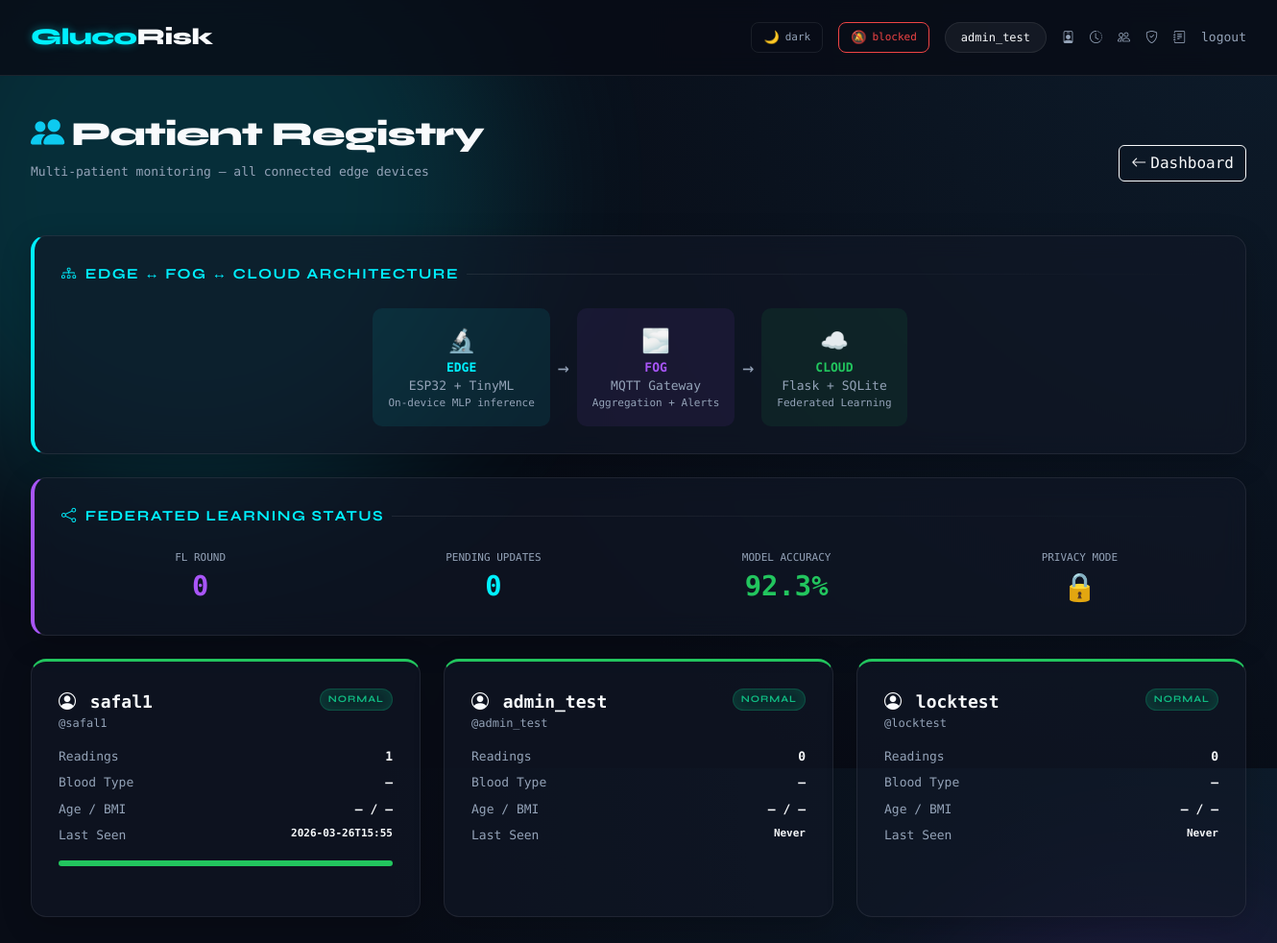
The app's page /patients (signed in) with its own data.
### tables this page shows
CREATE TABLE users (
        id INTEGER PRIMARY KEY,
        username TEXT UNIQUE NOT NULL,
        password TEXT NOT NULL,
        role TEXT DEFAULT 'patient',
        failed_attempts INTEGER DEFAULT 0,
        locked_until TEXT DEFAULT NULL
    );

### web_app.py (the view)
@app.route("/patients")
@login_required
def patients_view():
    conn = get_db()
    c = conn.cursor()
    c.execute("""
        SELECT u.id, u.username,
               COUNT(e.id) as reading_count,
               MAX(e.timestamp) as last_reading,
               p.display_name, p.blood_type, p.age, p.bmi
        FROM users u
        LEFT JOIN entries e ON u.id = e.user_id
        LEFT JOIN profiles p ON u.id = p.user_id
        GROUP BY u.id
        ORDER BY last_reading DESC
    """)
    patients = c.fetchall()
    c.execute("""
        SELECT user_id, risk, COUNT(*) as cnt
        FROM entries
        GROUP BY user_id, risk
    """)
    risk_data = c.fetchall()
    risk_by_patient = {}
    for r in risk_data:
        uid = r["user_id"]
        if uid not in risk_by_patient:
            risk_by_patient[uid] = {}
        risk_by_patient[uid][r["risk"]] = r["cnt"]
    return render_template("patients.html",
                          patients=patients,
                          risk_by_patient=risk_by_patient)

### web_app.py (called while the page is built)
def get_db():
    if 'db' not in g:
        g.db = sqlite3.connect(DB_PATH)
        g.db.row_factory = sqlite3.Row
    return g.db

def login_required(f):
    @wraps(f)
    def decorated(*args, **kwargs):
        if "user_id" not in session:
            return redirect(url_for("login"))
        return f(*args, **kwargs)
    return decorated

### templates/patients.html (shortened to what this page needs)
{% extends "base.html" %}
{% block content %}
<div class="d-flex justify-content-between align-items-center mb-4 fade-in flex-wrap gap-3">
  <div>
    <h1 class="page-title"><i class="bi bi-people-fill text-info me-2"></i>Patient Registry</h1>
    <div class="page-sub">Multi-patient monitoring — all connected edge devices</div>
  </div>
  <div class="d-flex gap-2">
    <a href="{{ url_for('dashboard') }}" class="btn btn-outline-light"><i class="bi bi-arrow-left me-1"></i>Dashboard</a>
  </div>
</div>
<div class="card-dark fade-in mb-4" style="animation-delay: 0.05s; border-left: 4px solid var(--accent);">
  <div class="card-title"><i class="bi bi-diagram-3"></i> Edge ↔ Fog ↔ Cloud Architecture</div>
  <div class="d-flex justify-content-center gap-2 flex-wrap" style="font-size: 13px;">
    <div class="text-center p-3" style="background: rgba(0,240,255,0.08); border-radius: 10px; min-width: 140px;">
      <div style="font-size: 24px;">🔬</div>
      <div style="font-weight: 700; color: var(--accent);">EDGE</div>
      <div style="color: var(--muted);">ESP32 + TinyML</div>
      <div style="color: var(--muted); font-size: 11px;">On-device MLP inference</div>
    </div>
    <div class="d-flex align-items-center" style="color: var(--muted); font-size: 20px;">→</div>
    <div class="text-center p-3" style="background: rgba(168,85,247,0.08); border-radius: 10px; min-width: 140px;">
      <div style="font-size: 24px;">🌫️</div>
      <div style="font-weight: 700; color: #a855f7;">FOG</div>
      <div style="color: var(--muted);">MQTT Gateway</div>
      <div style="color: var(--muted); font-size: 11px;">Aggregation + Alerts</div>
    </div>
    <div class="d-flex align-items-center" style="color: var(--muted); font-size: 20px;">→</div>
    <div class="text-center p-3" style="background: rgba(34,197,94,0.08); border-radius: 10px; min-width: 140px;">
      <div style="font-size: 24px;">☁️</div>
      <div style="font-weight: 700; color: #22c55e;">CLOUD</div>
      <div style="color: var(--muted);">Flask + SQLite</div>
      <div style="color: var(--muted); font-size: 11px;">Federated Learning</div>
    </div>
  </div>
</div>
<div class="card-dark fade-in mb-4" style="animation-delay: 0.1s; border-left: 4px solid #a855f7;">
  <div class="card-title"><i class="bi bi-share"></i> Federated Learning Status</div>
  <div class="row g-3" id="fed-stats">
    <div class="col-md-3 text-center">
      <div style="color: var(--muted); font-size: 11px; text-transform: uppercase;">FL Round</div>
      <div id="fed-round" style="font-size: 1.8rem; font-weight: 800; color: #a855f7;">—</div>
    </div>
    <div class="col-md-3 text-center">
      <div style="color: var(--muted); font-size: 11px; text-transform: uppercase;">Pending Updates</div>
      <div id="fed-pending" style="font-size: 1.8rem; font-weight: 800; color: #00f0ff;">—</div>
    </div>
    <div class="col-md-3 text-center">
      <div style="color: var(--muted); font-size: 11px; text-transform: uppercase;">Model Accuracy</div>
      <div id="fed-accuracy" style="font-size: 1.8rem; font-weight: 800; color: #22c55e;">—</div>
    </div>
    <div class="col-md-3 text-center">
      <div style="color: var(--muted); font-size: 11px; text-transform: uppercase;">Privacy Mode</div>
      <div style="font-size: 1.8rem; font-weight: 800; color: #22c55e;">🔒</div>
    </div>
  </div>
</div>
<div class="row g-4 fade-in" style="animation-delay: 0.15s;">
  {% for p in patients %}
  <div class="col-md-6 col-lg-4">
    <div class="card-dark h-100" style="border-top: 3px solid {{ '#ef4444' if risk_by_patient.get(p.id, {}).get('HIGH_RISK', 0) > 0 else '#22c55e' }};">
      <div class="d-flex justify-content-between align-items-start mb-3">
        <div>
          <div style="font-weight: 800; font-size: 18px;">
            <i class="bi bi-person-circle me-1"></i>
            {{ p.display_name or p.username }}
          </div>
          <div style="color: var(--muted); font-size: 12px;">@{{ p.username }}</div>
        </div>
        <span class="risk-badge risk-{{ 'HIGH_RISK' if risk_by_patient.get(p.id, {}).get('HIGH_RISK', 0) > 0 else 'NORMAL' }}" style="font-size: 10px; padding: 3px 8px;">
          {{ 'HIGH_RISK' if risk_by_patient.get(p.id, {}).get('HIGH_RISK', 0) > 0 else 'NORMAL' }}
        </span>
      </div>
      <div class="d-flex flex-column gap-2" style="font-size: 13px;">
        <div class="d-flex justify-content-between">
          <span style="color: var(--muted);">Readings</span>
          <strong>{{ p.reading_count or 0 }}</strong>
        </div>
        <div class="d-flex justify-content-between">
          <span style="color: var(--muted);">Blood Type</span>
          <strong>{{ p.blood_type or '—' }}</strong>
        </div>
        <div class="d-flex justify-content-between">
          <span style="color: var(--muted);">Age / BMI</span>
          <strong>{{ "%.0f"|format(p.age) if p.age else '—' }} / {{ "%.1f"|format(p.bmi) if p.bmi else '—' }}</strong>
        </div>
        <div class="d-flex justify-content-between">
          <span style="color: var(--muted);">Last Seen</span>
          <strong style="font-size: 11px;">{{ p.last_reading[:16] if p.last_reading else 'Never' }}</strong>
        </div>
      </div>
      {% set risks = risk_by_patient.get(p.id, {}) %}
      {% set total = risks.values()|sum if risks else 1 %}
      {% if total > 0 %}
      <div class="mt-3" style="height: 6px; border-radius: 3px; overflow: hidden; display: flex;">
        <div style="width: {{ (risks.get('NORMAL', 0) / total * 100)|int }}%; background: #22c55e;"></div>
      </div>
      {% endif %}
    </div>
  </div>
  {% endfor %}
</div>
{% endblock %}

### templates/base.html (shortened to what this page needs)
<!DOCTYPE html>
<html lang="en">
<head>
  <link href="https://cdn.jsdelivr.net/npm/bootstrap@5.3.2/dist/css/bootstrap.min.css" rel="stylesheet">
  <link href="https://cdn.jsdelivr.net/npm/bootstrap-icons@1.11.3/font/bootstrap-icons.min.css" rel="stylesheet">
</head>
<body>
{% if session.get('user_id') %}
<nav class="navbar">
  <div class="d-flex align-items-center gap-4 w-100">
    <a class="navbar-brand" href="{{ url_for('dashboard') }}">Gluco<span>Risk</span></a>
    <div class="ms-auto d-flex align-items-center gap-3">
      <button id="theme-toggle" onclick="toggleTheme()" title="Toggle dark/light mode"
        style="background:none;border:1px solid var(--border);border-radius:8px;
               padding:5px 12px;cursor:pointer;font-size:13px;color:var(--muted);
               display:flex;align-items:center;gap:6px;transition:all 0.2s">
        <span id="theme-icon">🌙</span>
        <span style="font-family:'DM Mono',monospace;font-size:11px" id="theme-label">dark</span>
      </button>
      <button id="notif-btn" onclick="requestNotifPermission()" title="Enable mobile notifications"
        style="background:none;border:1px solid var(--border);border-radius:8px;
               padding:5px 12px;cursor:pointer;font-size:13px;color:var(--muted);
               display:flex;align-items:center;gap:6px;transition:all 0.2s">
        <span id="notif-icon">🔔</span>
        <span id="notif-label" style="font-family:'DM Mono',monospace;font-size:11px">notify</span>
      </button>
      <span class="nav-user">{{ session.get('username') }}</span>
      <a href="{{ url_for('profile') }}" class="nav-link" title="Patient Profile"><i class="bi bi-person-badge"></i></a>
      <a href="{{ url_for('history_page') }}" class="nav-link" title="History"><i class="bi bi-clock-history"></i></a>
      <a href="{{ url_for('patients_view') }}" class="nav-link" title="Patients"><i class="bi bi-people"></i></a>
      <a href="{{ url_for('consent_page') }}" class="nav-link" title="Consent"><i class="bi bi-shield-check"></i></a>
      {% if session.get('role') == 'admin' %}
      <a href="{{ url_for('audit_viewer') }}" class="nav-link" title="Audit Log"><i class="bi bi-journal-text"></i></a>
      {% endif %}
      <a href="{{ url_for('logout') }}" class="nav-link">logout</a>
    </div>
  </div>
</nav>
{% endif %}
<div class="{% if session.get('user_id') %}main-container{% endif %} fade-in">
  {% block content %}{% endblock %}
</div>
</body>
</html>

### templates/base.html (style rules this page uses)
:root { --bg: #080c16; --bg-gradient: radial-gradient(circle at top right, #0d1b2a, #080c16 60%); --surface: rgba(17, 24, 39, 0.6); --surface2: rgba(26, 34, 53, 0.8); --border: rgba(255, 255, 255, 0.08); --accent: #00f0ff; --accent-glow: rgba(0, 240, 255, 0.4); --accent2: #7b2cbf; --text: #f8fafc; --muted: #94a3b8; --normal: #10b981; --low: #f59e0b; --moderate: #f97316; --high: #ef4444; --glass-blur: blur(12px); }
* { box-sizing: border-box; margin: 0; padding: 0; }
body { background: var(--bg); background-image: var(--bg-gradient); color: var(--text); font-family: 'DM Mono', monospace; font-size: 14px; min-height: 100vh; overflow-x: hidden; }
body::before, body::after { content: ''; position: absolute; border-radius: 50%; filter: blur(80px); z-index: -1; opacity: 0.15; }
body::before { top: -10%; left: -10%; width: 50vw; height: 50vw; background: var(--accent); }
body::after { bottom: -10%; right: -10%; width: 40vw; height: 40vw; background: var(--accent2); }
.navbar { background: rgba(8, 12, 22, 0.8) !important; backdrop-filter: var(--glass-blur); -webkit-backdrop-filter: var(--glass-blur); border-bottom: 1px solid var(--border); padding: 16px 32px; position: sticky; top: 0; z-index: 100; }
.navbar-brand { font-family: 'Syne', sans-serif; font-weight: 800; font-size: 1.5rem; color: var(--accent) !important; letter-spacing: -0.5px; text-shadow: 0 0 10px var(--accent-glow); }
.navbar-brand span { color: var(--text); text-shadow: none; }
.nav-link { color: var(--muted) !important; font-size: 13px; font-weight: 500; transition: color 0.3s; }
.nav-user { color: var(--text); background: rgba(255, 255, 255, 0.05); border: 1px solid var(--border); font-size: 12px; padding: 6px 16px; border-radius: 20px; }
.main-container { padding: 40px 32px; max-width: 1400px; margin: 0 auto; }
.page-title { font-family: 'Syne', sans-serif; font-weight: 800; font-size: 2.2rem; color: var(--text); margin-bottom: 8px; letter-spacing: -1px; }
.page-sub { color: var(--muted); font-size: 13px; margin-bottom: 32px; }
.card-dark { background: var(--surface); backdrop-filter: var(--glass-blur); -webkit-backdrop-filter: var(--glass-blur); border: 1px solid var(--border); border-radius: 16px; padding: 28px; margin-bottom: 24px; box-shadow: 0 8px 32px rgba(0, 0, 0, 0.2); }
.card-title { font-family: 'Syne', sans-serif; font-weight: 700; font-size: 0.95rem; text-transform: uppercase; letter-spacing: 1.5px; color: var(--accent); margin-bottom: 24px; display: flex; align-items: center; gap: 8px; }
.card-title::after { content: ''; flex: 1; height: 1px; background: linear-gradient(90deg, var(--border), transparent); }
.risk-badge { display: inline-flex; align-items: center; justify-content: center; padding: 6px 14px; border-radius: 30px; font-size: 11px; font-weight: 700; letter-spacing: 1px; font-family: 'Syne', sans-serif; border: 1px solid; box-shadow: 0 0 15px inset; }
.risk-NORMAL { background: rgba(16,185,129,0.1); border-color: rgba(16,185,129,0.3); color: var(--normal); box-shadow: 0 0 15px rgba(16,185,129,0.2) inset; }
.fade-in { animation: fadeIn 0.6s cubic-bezier(0.22, 1, 0.36, 1); }

### records on screen
users: get "admin_test", username "admin_test", id "NORMAL", failed_attempts "0", blood_type "—", age "—", bmi "—", last_reading "Never"
users: username "safal1", id "NORMAL", reading_count "1", blood_type "—", age "—", bmi "—", last_reading "2026-03-26T15:55", {{ (risks.get('NORMAL', 0) / total * 100)|int }} 100 (drawn)
users: username "locktest", id "NORMAL", reading_count "0", blood_type "—", age "—", bmi "—", last_reading "Never"
